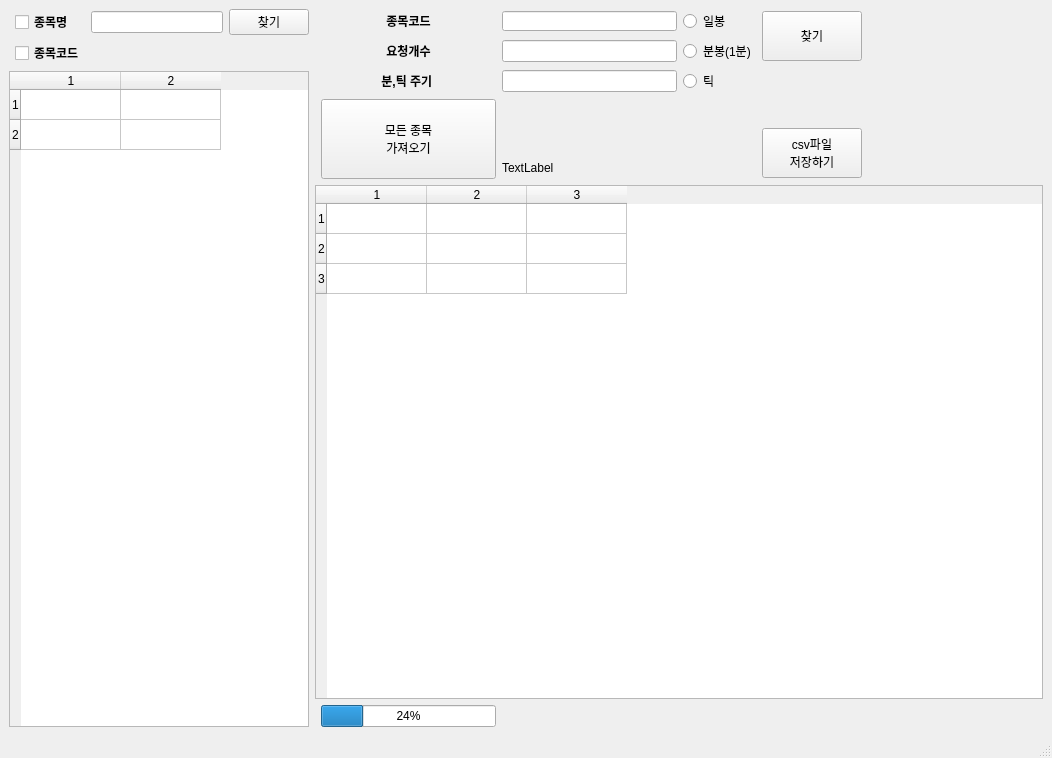
<?xml version="1.0" encoding="UTF-8"?>
<ui version="4.0">
 <class>MainWindow</class>
 <widget class="QMainWindow" name="MainWindow">
  <property name="enabled">
   <bool>true</bool>
  </property>
  <property name="geometry">
   <rect>
    <x>0</x>
    <y>0</y>
    <width>1052</width>
    <height>758</height>
   </rect>
  </property>
  <property name="minimumSize">
   <size>
    <width>0</width>
    <height>0</height>
   </size>
  </property>
  <property name="sizeIncrement">
   <size>
    <width>2</width>
    <height>2</height>
   </size>
  </property>
  <property name="windowTitle">
   <string>MainWindow</string>
  </property>
  <property name="toolButtonStyle">
   <enum>Qt::ToolButtonIconOnly</enum>
  </property>
  <widget class="QWidget" name="centralwidget">
   <layout class="QGridLayout" name="gridLayout_3" columnstretch="1,3" columnminimumwidth="0,0">
    <item row="0" column="1">
     <layout class="QGridLayout" name="gridLayout" columnstretch="0,0,0,0,0,0">
      <item row="1" column="1">
       <widget class="QLabel" name="label_2">
        <property name="minimumSize">
         <size>
          <width>60</width>
          <height>0</height>
         </size>
        </property>
        <property name="font">
         <font>
          <weight>75</weight>
          <bold>true</bold>
         </font>
        </property>
        <property name="text">
         <string>요청개수</string>
        </property>
        <property name="alignment">
         <set>Qt::AlignCenter</set>
        </property>
       </widget>
      </item>
      <item row="5" column="2">
       <widget class="QLabel" name="label_4">
        <property name="text">
         <string>TextLabel</string>
        </property>
       </widget>
      </item>
      <item row="0" column="5">
       <spacer name="horizontalSpacer">
        <property name="orientation">
         <enum>Qt::Horizontal</enum>
        </property>
        <property name="sizeHint" stdset="0">
         <size>
          <width>40</width>
          <height>20</height>
         </size>
        </property>
       </spacer>
      </item>
      <item row="0" column="4" rowspan="2">
       <widget class="QPushButton" name="pushButton">
        <property name="minimumSize">
         <size>
          <width>100</width>
          <height>50</height>
         </size>
        </property>
        <property name="maximumSize">
         <size>
          <width>40</width>
          <height>16777215</height>
         </size>
        </property>
        <property name="text">
         <string>찾기</string>
        </property>
       </widget>
      </item>
      <item row="1" column="2">
       <widget class="QLineEdit" name="lineEdit_3">
        <property name="minimumSize">
         <size>
          <width>100</width>
          <height>0</height>
         </size>
        </property>
       </widget>
      </item>
      <item row="0" column="2">
       <widget class="QLineEdit" name="lineEdit">
        <property name="minimumSize">
         <size>
          <width>100</width>
          <height>0</height>
         </size>
        </property>
        <property name="maximumSize">
         <size>
          <width>16777215</width>
          <height>20</height>
         </size>
        </property>
       </widget>
      </item>
      <item row="0" column="1">
       <widget class="QLabel" name="label">
        <property name="minimumSize">
         <size>
          <width>60</width>
          <height>0</height>
         </size>
        </property>
        <property name="font">
         <font>
          <weight>75</weight>
          <bold>true</bold>
         </font>
        </property>
        <property name="text">
         <string>종목코드</string>
        </property>
        <property name="alignment">
         <set>Qt::AlignCenter</set>
        </property>
       </widget>
      </item>
      <item row="3" column="1" rowspan="3">
       <widget class="QPushButton" name="pushButton_4">
        <property name="minimumSize">
         <size>
          <width>100</width>
          <height>80</height>
         </size>
        </property>
        <property name="text">
         <string>모든 종목 
가져오기</string>
        </property>
       </widget>
      </item>
      <item row="7" column="1">
       <widget class="QProgressBar" name="progressBar">
        <property name="value">
         <number>24</number>
        </property>
       </widget>
      </item>
      <item row="6" column="0" colspan="6">
       <widget class="QTableWidget" name="tableWidget">
        <property name="sizeIncrement">
         <size>
          <width>0</width>
          <height>0</height>
         </size>
        </property>
        <property name="baseSize">
         <size>
          <width>0</width>
          <height>0</height>
         </size>
        </property>
        <property name="wordWrap">
         <bool>true</bool>
        </property>
        <property name="rowCount">
         <number>3</number>
        </property>
        <property name="columnCount">
         <number>3</number>
        </property>
        <attribute name="horizontalHeaderVisible">
         <bool>true</bool>
        </attribute>
        <attribute name="horizontalHeaderCascadingSectionResizes">
         <bool>false</bool>
        </attribute>
        <attribute name="horizontalHeaderHighlightSections">
         <bool>true</bool>
        </attribute>
        <attribute name="horizontalHeaderShowSortIndicator" stdset="0">
         <bool>true</bool>
        </attribute>
        <attribute name="horizontalHeaderStretchLastSection">
         <bool>false</bool>
        </attribute>
        <attribute name="verticalHeaderShowSortIndicator" stdset="0">
         <bool>false</bool>
        </attribute>
        <attribute name="verticalHeaderStretchLastSection">
         <bool>false</bool>
        </attribute>
        <row/>
        <row/>
        <row/>
        <column/>
        <column/>
        <column/>
       </widget>
      </item>
      <item row="4" column="4" rowspan="2">
       <widget class="QPushButton" name="pushButton_2">
        <property name="minimumSize">
         <size>
          <width>100</width>
          <height>50</height>
         </size>
        </property>
        <property name="text">
         <string>csv파일 
저장하기</string>
        </property>
       </widget>
      </item>
      <item row="2" column="1">
       <widget class="QLabel" name="label_5">
        <property name="font">
         <font>
          <weight>75</weight>
          <bold>true</bold>
         </font>
        </property>
        <property name="text">
         <string>분,틱 주기 </string>
        </property>
        <property name="alignment">
         <set>Qt::AlignCenter</set>
        </property>
        <property name="wordWrap">
         <bool>false</bool>
        </property>
       </widget>
      </item>
      <item row="2" column="2">
       <widget class="QLineEdit" name="lineEdit_4"/>
      </item>
      <item row="2" column="3">
       <widget class="QRadioButton" name="radioButton_2">
        <property name="text">
         <string>틱</string>
        </property>
       </widget>
      </item>
      <item row="1" column="3">
       <widget class="QRadioButton" name="radioButton">
        <property name="text">
         <string>분봉(1분)</string>
        </property>
        <property name="autoRepeat">
         <bool>false</bool>
        </property>
       </widget>
      </item>
      <item row="0" column="3">
       <widget class="QRadioButton" name="radioButton_3">
        <property name="text">
         <string>일봉</string>
        </property>
       </widget>
      </item>
     </layout>
    </item>
    <item row="0" column="0">
     <layout class="QGridLayout" name="gridLayout_2">
      <item row="0" column="1">
       <widget class="QCheckBox" name="checkBox">
        <property name="font">
         <font>
          <weight>75</weight>
          <bold>true</bold>
         </font>
        </property>
        <property name="text">
         <string>종목명</string>
        </property>
        <property name="autoExclusive">
         <bool>true</bool>
        </property>
       </widget>
      </item>
      <item row="0" column="3">
       <widget class="QPushButton" name="pushButton_3">
        <property name="minimumSize">
         <size>
          <width>40</width>
          <height>0</height>
         </size>
        </property>
        <property name="maximumSize">
         <size>
          <width>16777215</width>
          <height>40</height>
         </size>
        </property>
        <property name="acceptDrops">
         <bool>false</bool>
        </property>
        <property name="text">
         <string>찾기</string>
        </property>
        <property name="checkable">
         <bool>false</bool>
        </property>
        <property name="autoRepeat">
         <bool>false</bool>
        </property>
        <property name="autoExclusive">
         <bool>false</bool>
        </property>
       </widget>
      </item>
      <item row="2" column="0" colspan="4">
       <widget class="QTableWidget" name="tableWidget_2">
        <property name="minimumSize">
         <size>
          <width>300</width>
          <height>0</height>
         </size>
        </property>
        <property name="maximumSize">
         <size>
          <width>230</width>
          <height>16777215</height>
         </size>
        </property>
        <property name="rowCount">
         <number>2</number>
        </property>
        <property name="columnCount">
         <number>2</number>
        </property>
        <row/>
        <row/>
        <column/>
        <column/>
       </widget>
      </item>
      <item row="0" column="2">
       <widget class="QLineEdit" name="lineEdit_2">
        <property name="minimumSize">
         <size>
          <width>100</width>
          <height>0</height>
         </size>
        </property>
       </widget>
      </item>
      <item row="1" column="1">
       <widget class="QCheckBox" name="checkBox_2">
        <property name="font">
         <font>
          <weight>75</weight>
          <bold>true</bold>
         </font>
        </property>
        <property name="text">
         <string>종목코드</string>
        </property>
        <property name="autoExclusive">
         <bool>true</bool>
        </property>
       </widget>
      </item>
     </layout>
    </item>
   </layout>
  </widget>
  <widget class="QMenuBar" name="menubar">
   <property name="geometry">
    <rect>
     <x>0</x>
     <y>0</y>
     <width>1052</width>
     <height>21</height>
    </rect>
   </property>
  </widget>
  <widget class="QStatusBar" name="statusbar"/>
 </widget>
 <resources/>
 <connections/>
</ui>
